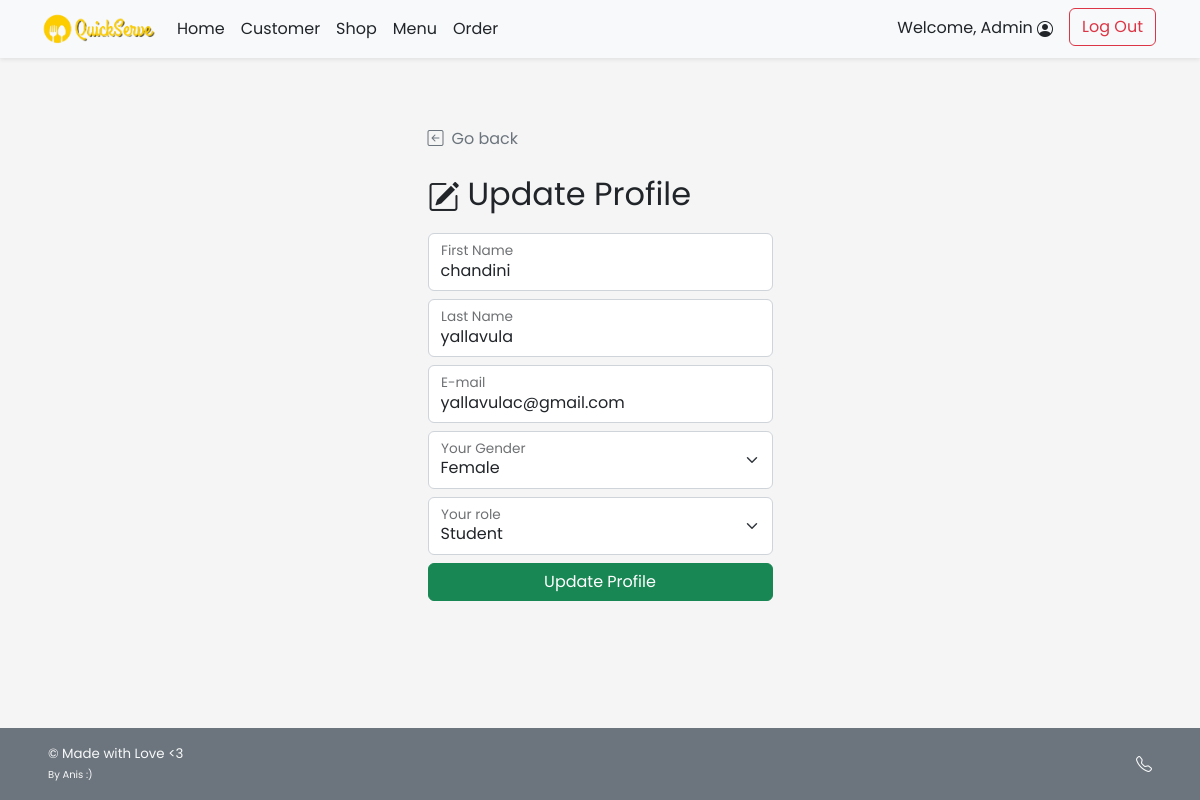
Page /admin/admin_customer_edit.php?c_id=1 (signed in) on the committed database.
### tables this page shows
CREATE TABLE `customer` (
  `c_username` varchar(45) NOT NULL,
  `c_pwd` varchar(45) NOT NULL,
  `c_firstname` varchar(45) NOT NULL,
  `c_lastname` varchar(45) NOT NULL,
  `c_email` varchar(100) NOT NULL,
  `c_gender` varchar(1) NOT NULL COMMENT 'M for Male, F for Female',
  `c_type` varchar(3) NOT NULL COMMENT 'Type of customer in this canteen (STD for student,STF for staff, GUE for guest, ADM for admin, OTH for other)',
  `c_id` int(11) NOT NULL
);

### admin/admin_customer_edit.php (the view, shortened to what this page needs)
<!DOCTYPE html>
<html lang="en">
<head>
    <?php
        include("../conn_db.php");
        include('../head.php');
    ?>
    <link href="../css/main.css" rel="stylesheet">
    <link href="../css/login.css" rel="stylesheet">
</head>
<body class="d-flex flex-column h-100">
    <?php include('nav_header_admin.php')?>
    <div class="container form-signin mt-auto w-50">
        <a class="nav nav-item text-decoration-none text-muted" href="#" onclick="history.back();">
            <i class="bi bi-arrow-left-square me-2"></i>Go back
        </a>
        <?php
            $c_id = $_GET["c_id"];
            $query = "SELECT c_firstname,c_lastname,c_email,c_gender,c_type FROM customer WHERE c_id = {$c_id} LIMIT 0,1";
            $result = $mysqli ->query($query);
            $row = $result -> fetch_array();
        ?>
        <form method="POST" action="admin_customer_edit.php" class="form-floating">
            <h2 class="mt-4 mb-3 fw-normal text-bold"><i class="bi bi-pencil-square me-2"></i>Update Profile</h2>
            <div class="form-floating mb-2">
                <input type="text" class="form-control" id="firstname" placeholder="First Name" name="firstname"
                value="<?php echo $row["c_firstname"];?>" required>
                <label for="firstname">First Name</label>
            </div>
            <div class="form-floating mb-2">
                <input type="text" class="form-control" id="lastname" placeholder="Last Name" value="<?php echo $row["c_lastname"];?>" name="lastname" required>
                <label for="lastname">Last Name</label>
            </div>
            <div class="form-floating mb-2">
                <input type="email" class="form-control" id="email" placeholder="E-mail" name="email" value="<?php echo $row["c_email"];?>" required>
                <label for="email">E-mail</label>
            </div>
            <div class="form-floating">
                <select class="form-select mb-2" id="gender" name="gender">
                    <option value="F" <?php if($row["c_gender"]=="F"){echo "selected";}?>>Female</option>
                </select>
                <label for="gender">Your Gender</label>
            </div>
            <div class="form-floating">
                <select class="form-select mb-2" id="type" name="type">
                    <option value="STD" <?php if($row["c_type"]=="STD"){echo "selected";}?>>Student</option>
                </select>
                <label for="gender">Your role</label>
            </div>
            <button class="w-100 btn btn-success mb-3" name="upd_confirm" type="submit">Update Profile</button>
        </form>
    </div>
    <?php include('admin_footer.php')?>
</body>
</html>

### css/main.css (style rules this page uses)
html { height: 100%; }
body { height: 100%; padding-top: 4rem; margin-bottom: -50px; font-family: 'Poppins', 'Noto Sans Thai', sans-serif; }
a { cursor: pointer; }
.bi { vertical-align: -.125em; fill: currentColor; }

### css/login.css (style rules this page uses)
html, body { height: 100%; font-family: 'Poppins', 'Noto Sans Thai', sans-serif; }
body { background-color: #f5f5f5; padding-top: 4rem; margin-bottom: -50px; }
.form-signin { width: 100%; max-width: 375px; padding: 15px; margin: auto; }

### rows in the picture
customer: firstname "chandini", lastname "yallavula", email "yallavulac@gmail.com", gender "Female", type "Student"

### other values in the picture
$_SESSION['firstname'] "Admin"
